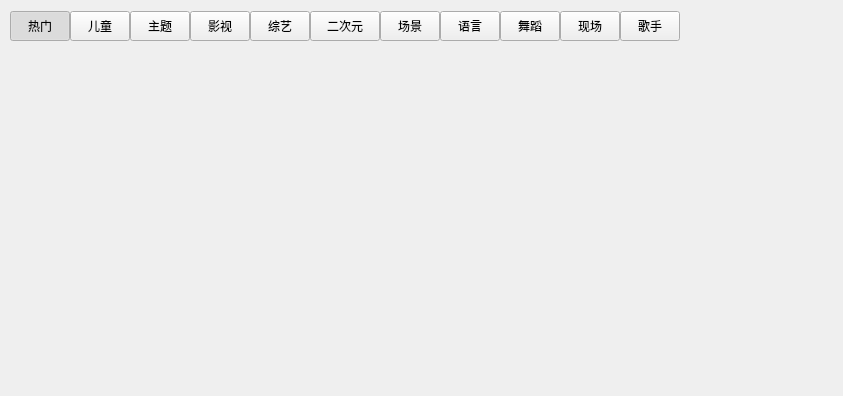
<?xml version="1.0" encoding="UTF-8"?>
<ui version="4.0">
 <class>VideoChannelWidget</class>
 <widget class="QWidget" name="VideoChannelWidget">
  <property name="geometry">
   <rect>
    <x>0</x>
    <y>0</y>
    <width>843</width>
    <height>396</height>
   </rect>
  </property>
  <property name="windowTitle">
   <string>VideoChannelWidget</string>
  </property>
  <layout class="QVBoxLayout" name="verticalLayout_2">
   <property name="spacing">
    <number>0</number>
   </property>
   <property name="leftMargin">
    <number>0</number>
   </property>
   <property name="rightMargin">
    <number>0</number>
   </property>
   <property name="bottomMargin">
    <number>0</number>
   </property>
   <item>
    <widget class="QWidget" name="title_widget" native="true">
     <property name="sizePolicy">
      <sizepolicy hsizetype="Expanding" vsizetype="Preferred">
       <horstretch>0</horstretch>
       <verstretch>0</verstretch>
      </sizepolicy>
     </property>
     <layout class="QHBoxLayout" name="horizontalLayout">
      <property name="spacing">
       <number>0</number>
      </property>
      <property name="leftMargin">
       <number>10</number>
      </property>
      <property name="topMargin">
       <number>0</number>
      </property>
      <item>
       <widget class="QPushButton" name="popular_pushButton">
        <property name="sizePolicy">
         <sizepolicy hsizetype="Fixed" vsizetype="Fixed">
          <horstretch>0</horstretch>
          <verstretch>0</verstretch>
         </sizepolicy>
        </property>
        <property name="minimumSize">
         <size>
          <width>60</width>
          <height>30</height>
         </size>
        </property>
        <property name="maximumSize">
         <size>
          <width>60</width>
          <height>30</height>
         </size>
        </property>
        <property name="cursor">
         <cursorShape>PointingHandCursor</cursorShape>
        </property>
        <property name="text">
         <string>热门</string>
        </property>
        <property name="checkable">
         <bool>true</bool>
        </property>
        <property name="checked">
         <bool>true</bool>
        </property>
       </widget>
      </item>
      <item>
       <widget class="QPushButton" name="children_pushButton">
        <property name="sizePolicy">
         <sizepolicy hsizetype="Fixed" vsizetype="Fixed">
          <horstretch>0</horstretch>
          <verstretch>0</verstretch>
         </sizepolicy>
        </property>
        <property name="minimumSize">
         <size>
          <width>60</width>
          <height>30</height>
         </size>
        </property>
        <property name="maximumSize">
         <size>
          <width>60</width>
          <height>30</height>
         </size>
        </property>
        <property name="cursor">
         <cursorShape>PointingHandCursor</cursorShape>
        </property>
        <property name="text">
         <string>儿童</string>
        </property>
        <property name="checkable">
         <bool>true</bool>
        </property>
       </widget>
      </item>
      <item>
       <widget class="QPushButton" name="theme_pushButton">
        <property name="sizePolicy">
         <sizepolicy hsizetype="Fixed" vsizetype="Fixed">
          <horstretch>0</horstretch>
          <verstretch>0</verstretch>
         </sizepolicy>
        </property>
        <property name="minimumSize">
         <size>
          <width>60</width>
          <height>30</height>
         </size>
        </property>
        <property name="maximumSize">
         <size>
          <width>60</width>
          <height>30</height>
         </size>
        </property>
        <property name="cursor">
         <cursorShape>PointingHandCursor</cursorShape>
        </property>
        <property name="text">
         <string>主题</string>
        </property>
        <property name="checkable">
         <bool>true</bool>
        </property>
       </widget>
      </item>
      <item>
       <widget class="QPushButton" name="film_pushButton">
        <property name="sizePolicy">
         <sizepolicy hsizetype="Fixed" vsizetype="Fixed">
          <horstretch>0</horstretch>
          <verstretch>0</verstretch>
         </sizepolicy>
        </property>
        <property name="minimumSize">
         <size>
          <width>60</width>
          <height>30</height>
         </size>
        </property>
        <property name="maximumSize">
         <size>
          <width>60</width>
          <height>30</height>
         </size>
        </property>
        <property name="cursor">
         <cursorShape>PointingHandCursor</cursorShape>
        </property>
        <property name="text">
         <string>影视</string>
        </property>
        <property name="checkable">
         <bool>true</bool>
        </property>
       </widget>
      </item>
      <item>
       <widget class="QPushButton" name="variety_pushButton">
        <property name="sizePolicy">
         <sizepolicy hsizetype="Fixed" vsizetype="Fixed">
          <horstretch>0</horstretch>
          <verstretch>0</verstretch>
         </sizepolicy>
        </property>
        <property name="minimumSize">
         <size>
          <width>60</width>
          <height>30</height>
         </size>
        </property>
        <property name="maximumSize">
         <size>
          <width>60</width>
          <height>30</height>
         </size>
        </property>
        <property name="cursor">
         <cursorShape>PointingHandCursor</cursorShape>
        </property>
        <property name="text">
         <string>综艺</string>
        </property>
        <property name="checkable">
         <bool>true</bool>
        </property>
       </widget>
      </item>
      <item>
       <widget class="QPushButton" name="ACGN_pushButton">
        <property name="sizePolicy">
         <sizepolicy hsizetype="Fixed" vsizetype="Fixed">
          <horstretch>0</horstretch>
          <verstretch>0</verstretch>
         </sizepolicy>
        </property>
        <property name="minimumSize">
         <size>
          <width>70</width>
          <height>30</height>
         </size>
        </property>
        <property name="maximumSize">
         <size>
          <width>70</width>
          <height>30</height>
         </size>
        </property>
        <property name="cursor">
         <cursorShape>PointingHandCursor</cursorShape>
        </property>
        <property name="text">
         <string>二次元</string>
        </property>
        <property name="checkable">
         <bool>true</bool>
        </property>
       </widget>
      </item>
      <item>
       <widget class="QPushButton" name="scene_pushButton">
        <property name="sizePolicy">
         <sizepolicy hsizetype="Fixed" vsizetype="Fixed">
          <horstretch>0</horstretch>
          <verstretch>0</verstretch>
         </sizepolicy>
        </property>
        <property name="minimumSize">
         <size>
          <width>60</width>
          <height>30</height>
         </size>
        </property>
        <property name="maximumSize">
         <size>
          <width>60</width>
          <height>30</height>
         </size>
        </property>
        <property name="cursor">
         <cursorShape>PointingHandCursor</cursorShape>
        </property>
        <property name="text">
         <string>场景</string>
        </property>
        <property name="checkable">
         <bool>true</bool>
        </property>
       </widget>
      </item>
      <item>
       <widget class="QPushButton" name="language_pushButton">
        <property name="sizePolicy">
         <sizepolicy hsizetype="Fixed" vsizetype="Fixed">
          <horstretch>0</horstretch>
          <verstretch>0</verstretch>
         </sizepolicy>
        </property>
        <property name="minimumSize">
         <size>
          <width>60</width>
          <height>30</height>
         </size>
        </property>
        <property name="maximumSize">
         <size>
          <width>60</width>
          <height>30</height>
         </size>
        </property>
        <property name="cursor">
         <cursorShape>PointingHandCursor</cursorShape>
        </property>
        <property name="text">
         <string>语言</string>
        </property>
        <property name="checkable">
         <bool>true</bool>
        </property>
       </widget>
      </item>
      <item>
       <widget class="QPushButton" name="dance_pushButton">
        <property name="sizePolicy">
         <sizepolicy hsizetype="Fixed" vsizetype="Fixed">
          <horstretch>0</horstretch>
          <verstretch>0</verstretch>
         </sizepolicy>
        </property>
        <property name="minimumSize">
         <size>
          <width>60</width>
          <height>30</height>
         </size>
        </property>
        <property name="maximumSize">
         <size>
          <width>60</width>
          <height>30</height>
         </size>
        </property>
        <property name="cursor">
         <cursorShape>PointingHandCursor</cursorShape>
        </property>
        <property name="text">
         <string>舞蹈</string>
        </property>
        <property name="checkable">
         <bool>true</bool>
        </property>
       </widget>
      </item>
      <item>
       <widget class="QPushButton" name="site_pushButton">
        <property name="sizePolicy">
         <sizepolicy hsizetype="Fixed" vsizetype="Fixed">
          <horstretch>0</horstretch>
          <verstretch>0</verstretch>
         </sizepolicy>
        </property>
        <property name="minimumSize">
         <size>
          <width>60</width>
          <height>30</height>
         </size>
        </property>
        <property name="maximumSize">
         <size>
          <width>60</width>
          <height>30</height>
         </size>
        </property>
        <property name="cursor">
         <cursorShape>PointingHandCursor</cursorShape>
        </property>
        <property name="text">
         <string>现场</string>
        </property>
        <property name="checkable">
         <bool>true</bool>
        </property>
       </widget>
      </item>
      <item>
       <widget class="QPushButton" name="singer_pushButton">
        <property name="sizePolicy">
         <sizepolicy hsizetype="Fixed" vsizetype="Fixed">
          <horstretch>0</horstretch>
          <verstretch>0</verstretch>
         </sizepolicy>
        </property>
        <property name="minimumSize">
         <size>
          <width>60</width>
          <height>30</height>
         </size>
        </property>
        <property name="maximumSize">
         <size>
          <width>60</width>
          <height>30</height>
         </size>
        </property>
        <property name="cursor">
         <cursorShape>PointingHandCursor</cursorShape>
        </property>
        <property name="text">
         <string>歌手</string>
        </property>
        <property name="checkable">
         <bool>true</bool>
        </property>
       </widget>
      </item>
      <item>
       <spacer name="horizontalSpacer">
        <property name="orientation">
         <enum>Qt::Horizontal</enum>
        </property>
        <property name="sizeHint" stdset="0">
         <size>
          <width>20</width>
          <height>20</height>
         </size>
        </property>
       </spacer>
      </item>
     </layout>
    </widget>
   </item>
   <item>
    <widget class="MyScrollArea" name="scrollArea">
     <property name="frameShape">
      <enum>QFrame::NoFrame</enum>
     </property>
     <property name="horizontalScrollBarPolicy">
      <enum>Qt::ScrollBarAlwaysOff</enum>
     </property>
     <property name="widgetResizable">
      <bool>true</bool>
     </property>
     <property name="alignment">
      <set>Qt::AlignLeading|Qt::AlignLeft|Qt::AlignVCenter</set>
     </property>
     <widget class="QWidget" name="scrollAreaWidgetContents">
      <property name="geometry">
       <rect>
        <x>0</x>
        <y>0</y>
        <width>843</width>
        <height>348</height>
       </rect>
      </property>
      <property name="sizePolicy">
       <sizepolicy hsizetype="Preferred" vsizetype="Preferred">
        <horstretch>0</horstretch>
        <verstretch>0</verstretch>
       </sizepolicy>
      </property>
      <layout class="QVBoxLayout" name="verticalLayout_3">
       <property name="spacing">
        <number>0</number>
       </property>
       <property name="leftMargin">
        <number>0</number>
       </property>
       <property name="topMargin">
        <number>0</number>
       </property>
       <property name="rightMargin">
        <number>0</number>
       </property>
       <property name="bottomMargin">
        <number>0</number>
       </property>
       <item>
        <widget class="QWidget" name="table_widget" native="true">
         <property name="sizePolicy">
          <sizepolicy hsizetype="Expanding" vsizetype="Preferred">
           <horstretch>0</horstretch>
           <verstretch>0</verstretch>
          </sizepolicy>
         </property>
         <layout class="QVBoxLayout" name="verticalLayout">
          <property name="spacing">
           <number>0</number>
          </property>
          <property name="leftMargin">
           <number>0</number>
          </property>
          <property name="topMargin">
           <number>0</number>
          </property>
          <property name="rightMargin">
           <number>9</number>
          </property>
          <property name="bottomMargin">
           <number>0</number>
          </property>
         </layout>
        </widget>
       </item>
      </layout>
     </widget>
    </widget>
   </item>
  </layout>
 </widget>
 <customwidgets>
  <customwidget>
   <class>MyScrollArea</class>
   <extends>QScrollArea</extends>
   <header>MyScrollArea.h</header>
   <container>1</container>
  </customwidget>
 </customwidgets>
 <resources/>
 <connections/>
</ui>
